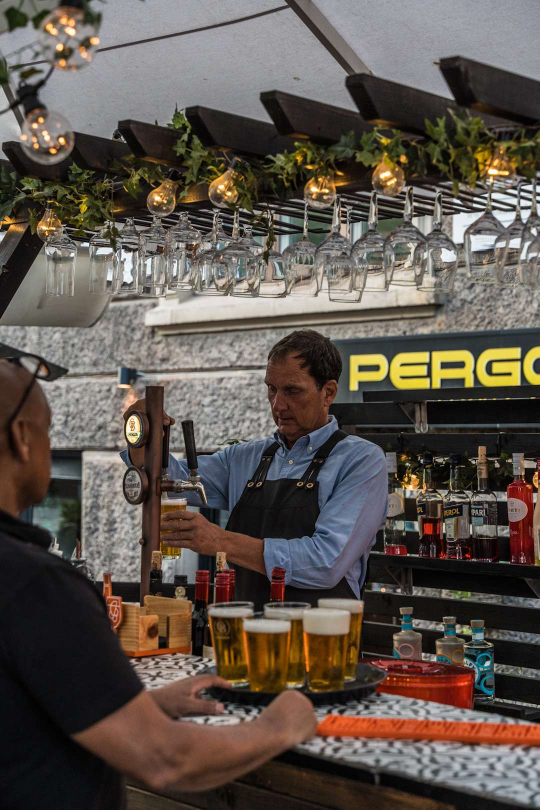
#> input picture original/bilder/2FD1F6AE-E1DF-41D3-A0B8-EF09F9B3B372.jpeg, 1079 x 1619 px (shown at 1/2 size)
$ python idealisera.py ../bilder/2FD1F6AE-E1DF-41D3-A0B8-EF09F9B3B372.jpeg ../bilder/Pergola-6817.jpg
#> lines starting #> are read from the running program, lines starting #| are printed output that depends on the picture
"""Bygger om PERGOLA-ordbilden geometriskt: vassa hörn och släta kurvor.

Utgår från potrace-spårningen av originalet (480x195 px) och gör för varje kontur:
1. tät punktlista -> hörn (snabb riktningsändring) och delar mellan hörnen
2. varje del delas i raka bitar och kurviga bitar efter krökningen
3. raka bitar anpassas till linjer; nästan vågräta/lodräta läggs exakt vågrätt/lodrätt,
   och linjer med nästan samma läge (t.ex. versalhöjd och baslinje) får exakt samma värde
4. hörn = skärningspunkten mellan två linjer (vasst); kurvor möter linjer tangentiellt (slätt)
5. kurvor delas i sina yttersta punkter (vågrät/lodrät tangent) och anpassas till kubiska
   bézierkurvor med låsta tangenter, så att de går mjukt över i linjerna

Kör: PYTHONPATH=<pylib> python idealisera.py <logo.png> <ut.json>
Skriver JSON med "d" (SVG-sökväg i originalets pixelkoordinater) och mått."""
import sys, json, math
from pathlib import Path
import numpy as np
from PIL import Image, ImageFilter, ImageDraw
import potrace

SRC, UT = Path(sys.argv[1]), Path(sys.argv[2])
K = 8
H_STEG = 0.05            # punktavstånd i originalets pixlar
HORN_VINKEL = 0.55       # radianer: riktningsändring som räknas som hörn
HORN_FONSTER = 0.9       # px före/efter
RAK_KROKNING = 0.03      # rad/px: rakare än så räknas som linje
MIN_BIT = 0.8            # px: kortare bitar slås ihop med grannen
SNAP_VINKEL = math.radians(5)
KLUSTER = 0.45           # px: linjer närmare än så får samma läge

# --- spåra originalet (samma förbehandling som logo_slutlig.py) ---
im = np.array(Image.open(SRC).convert("RGBA")).astype(float)
r, a = im[..., 0], im[..., 3]
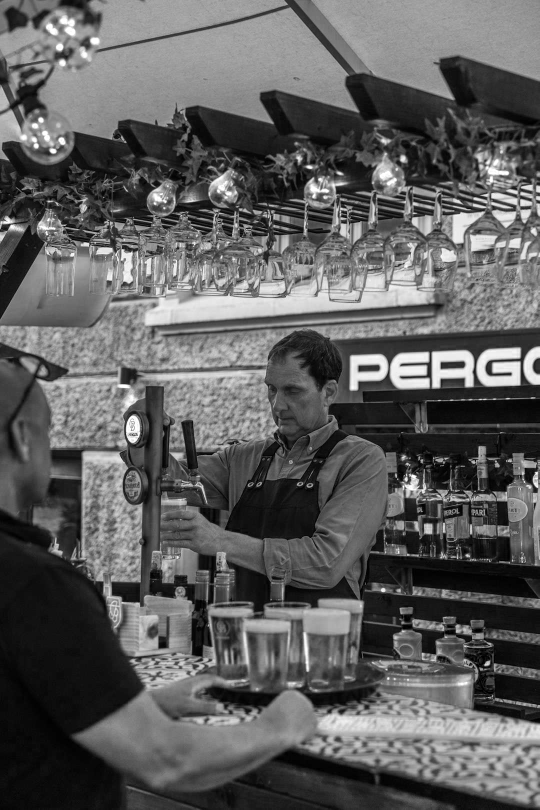
#> r: shape (1619, 1079) float64 (shown at 1/2 size); min 0, max 255, mean 93.6
#> a: shape (1619, 1079) float64; every value is 255
Hh, Ww = r.shape
#> Hh = 1619; Ww = 1079
tack = np.clip((r - 4) / (132 - 4), 0, 1)
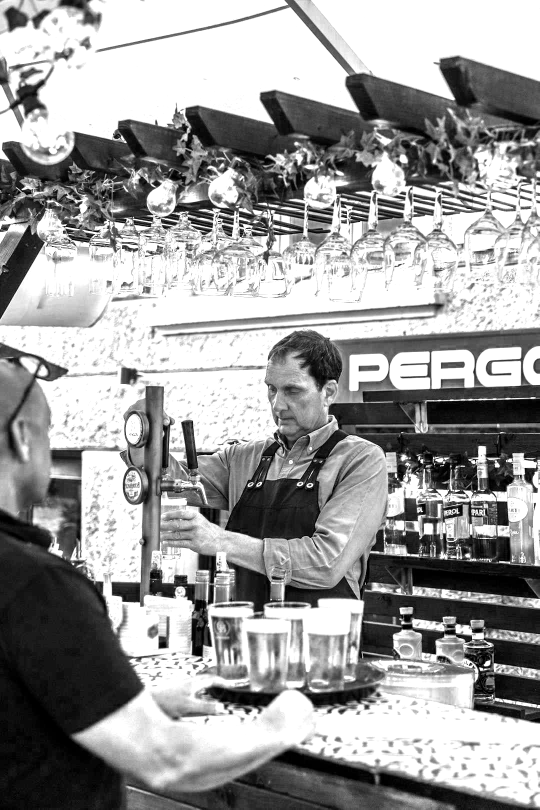
#> tack: shape (1619, 1079) float64 (shown at 1/2 size); min 0, max 1, mean 0.614
tack[(r > 170) | (a < 128)] = 0
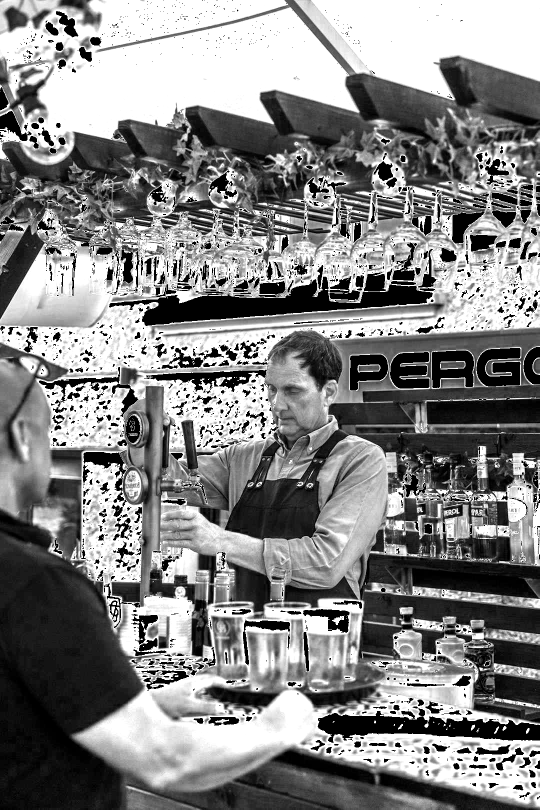
#> tack: shape (1619, 1079) float64 (shown at 1/2 size); min 0, max 1, mean 0.521
tack[:24] = 0; tack[108:] = 0; tack[:, :24] = 0; tack[:, Ww-4:] = 0
#> after `tack[108:] = 0`:
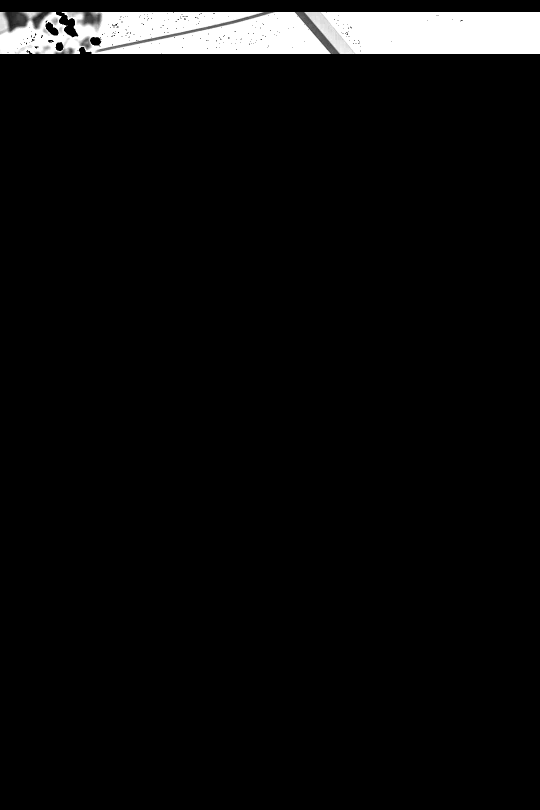
#> tack: shape (1619, 1079) float64 (shown at 1/2 size); min 0, max 1, mean 0.0473
stor = Image.fromarray((tack * 255).astype(np.uint8)).resize((Ww*K, Hh*K), Image.LANCZOS)
facit = np.array(stor) / 255 > 0.5
stor = np.array(stor.filter(ImageFilter.GaussianBlur(0.5 * K))) / 255
#> (the run stopped early here; a loop or call above may not have finished)
